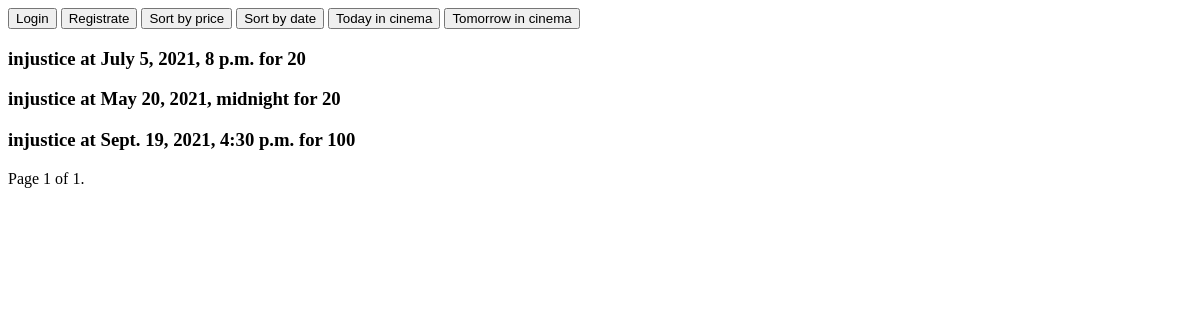
The app's page /, older data.
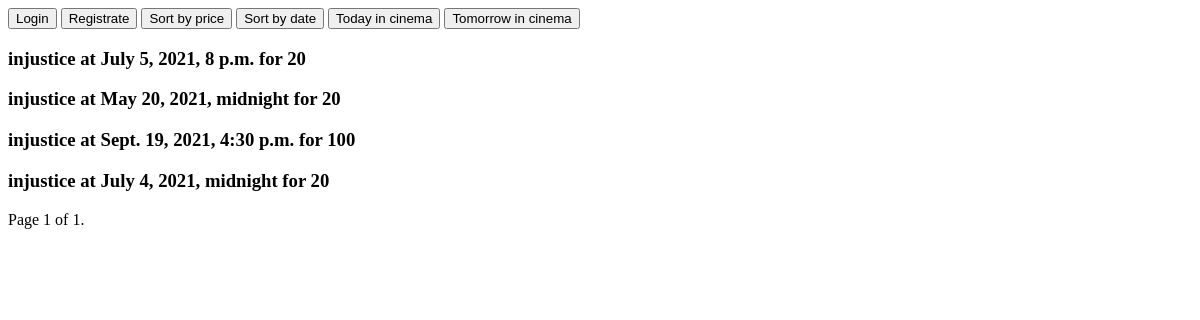
The same page, newer data.
### some/models.py (models this page shows, shortened)
class Show(models.Model):
    place = models.ForeignKey('Place', on_delete=models.CASCADE, related_name='shows', related_query_name='shows')
    film = models.ForeignKey('Film', on_delete=models.CASCADE, related_query_name='shows', related_name='shows')
    show_time_start = models.DateTimeField(default=now)
    show_time_end = models.DateTimeField(default=now)
    busy = models.PositiveSmallIntegerField(default=0)
    price = models.PositiveSmallIntegerField()

class Film(models.Model):
    name = models.CharField(max_length=100, unique=True)
    begin = models.DateField()
    end = models.DateField()

### some/views.py (the view)
# urls.py: path('', ShowList.as_view(), name='main'),
class ShowList(ListView):
    http_method_names = ['get']
    model = Show
    template_name = 'shows.html'
    paginate_by = 5
    def get_context_data(self, *, object_list=None, **kwargs):
        return super().get_context_data(page_name='shows')
    def get_ordering(self):
        param_order = self.request.GET.get('sort')
        if param_order == 'price':
            self.ordering = ['price']
        elif param_order == 'date':
            self.ordering = ['show_time_start']
        return self.ordering
    def get_queryset(self):
        queryset = super().get_queryset()
        param_date = self.request.GET.get('date')
        now = timezone.now()
        if param_date:
            param_date = param_date.strip()
            next_day = timezone.now().date() + datetime.timedelta(days=1)
            if param_date == 'today':
                queryset = queryset.filter(show_time_start__gt=now)\
                    .filter(show_time_end__lt=next_day)
            elif param_date == 'tomorrow':
                very_next_day = next_day + datetime.timedelta(days=1)
                queryset = queryset.filter(show_time_start__gt=next_day) \
                    .filter(show_time_end__lt=very_next_day)
        else:
            queryset = queryset.filter(show_time_start__gt=now)
        return queryset

### templates/shows.html (shortened to what this page needs)
{% extends 'base.html' %}
{% block info %}
    <a href="{% url 'main' %}?sort=price{% if request.GET.date %}&date={{ request.GET.date }}{% endif %}
    {% if page_obj.number != 1 %}&page={{ page_obj.number }}{% endif %}">
        <button>Sort by price</button></a>
    <a href="{% url 'main' %}?sort=date{% if request.GET.date %}&date={{ request.GET.date }}{% endif %}
    {% if page_obj.number != 1 %}&page={{ page_obj.number }}{% endif %}">
        <button>Sort by date</button></a>
    <a href="{% url 'main' %}?date=today{% if request.GET.sort %}&sort={{ request.GET.sort }}{% endif %}
    {% if page_obj.number != 1 %}&page={{ page_obj.number }}{% endif %}">
        <button>Today in cinema</button></a>
    <a href="{% url 'main' %}?date=tomorrow{% if request.GET.sort %}&sort={{ request.GET.sort }}{% endif %}
    {% if page_obj.number != 1 %}&page={{ page_obj.number }}{% endif %}">
        <button>Tomorrow in cinema</button></a>
    {% for object in object_list %}
        <form method="post" action="{% url 'order' %}">
            <h3>{{ object.film.name }} at {{ object.show_time_start }} for {{ object.price }}</h3>
        </form>
    {% endfor %}
    <div class="pagination">
        <span class="step-links">
            <span class="current">
                Page {{ page_obj.number }} of {{ page_obj.paginator.num_pages }}.
            </span>
        </span>
    </div>
{% endblock %}

### templates/base.html (shortened to what this page needs)
<!DOCTYPE html>
<html lang="en">
<head>
</head>
<body>
    {% if request.user.is_authenticated %}
        <a href="{% url 'logout' %}"><button>Logout</button></a>
        <a href="{% url 'orders' %}"><button>Orders</button></a>
            {% if request.user.is_superuser %}
                <a href="{% url 'places' %}"><button>Change Places</button></a>
                <a href="{% url 'add place' %}"><button>Add place</button></a>
                <a href="{% url 'add film' %}"><button>Add film</button></a>
                <a href="{% url 'add show' %}"><button>Add show</button></a>
            {% endif %}
        {% else %}
        <a href="{% url 'login' %}"><button>Login</button></a>
        <a href="{% url 'registrate' %}"><button>Registrate</button></a>
    {% endif %}
    {% block info %}
    {% endblock %}
</body>
</html>

Row changes from the older to the newer data that the page shows:
added Show: film.name "injustice", show_time_start "July 4, 2021, midnight", price "20"
